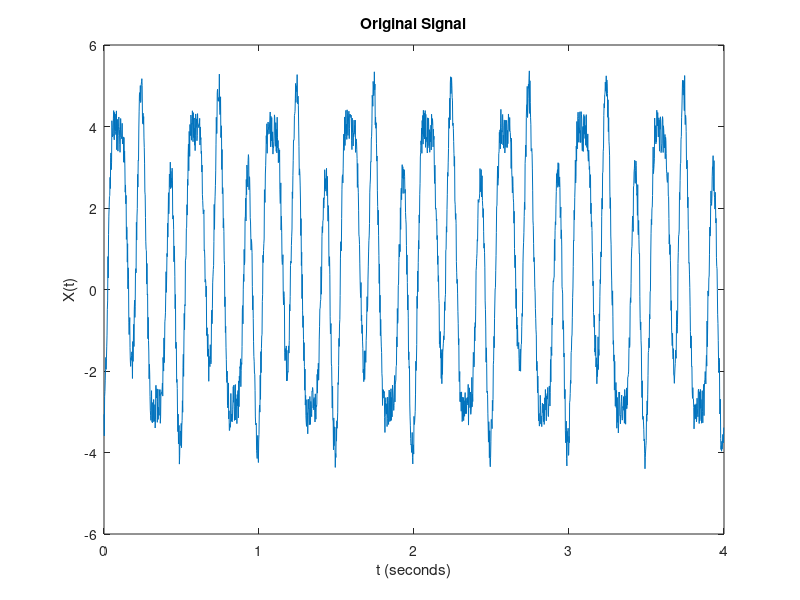
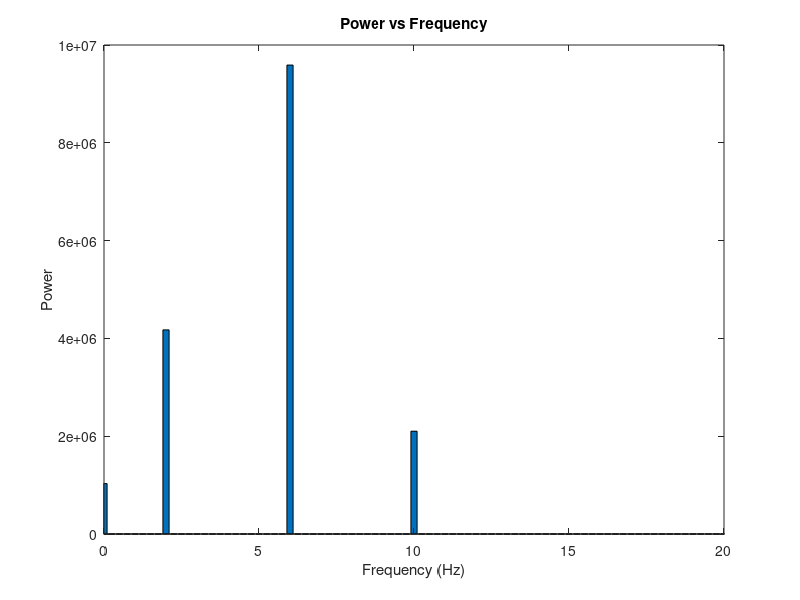
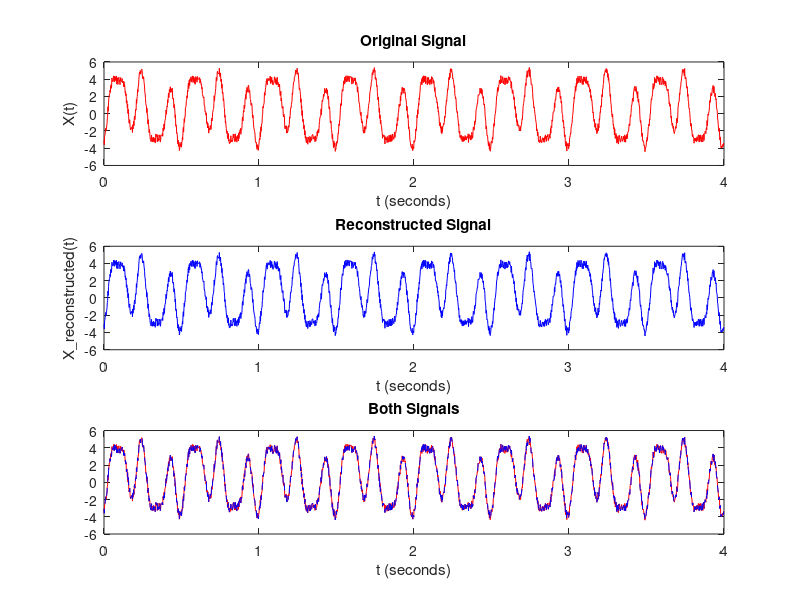
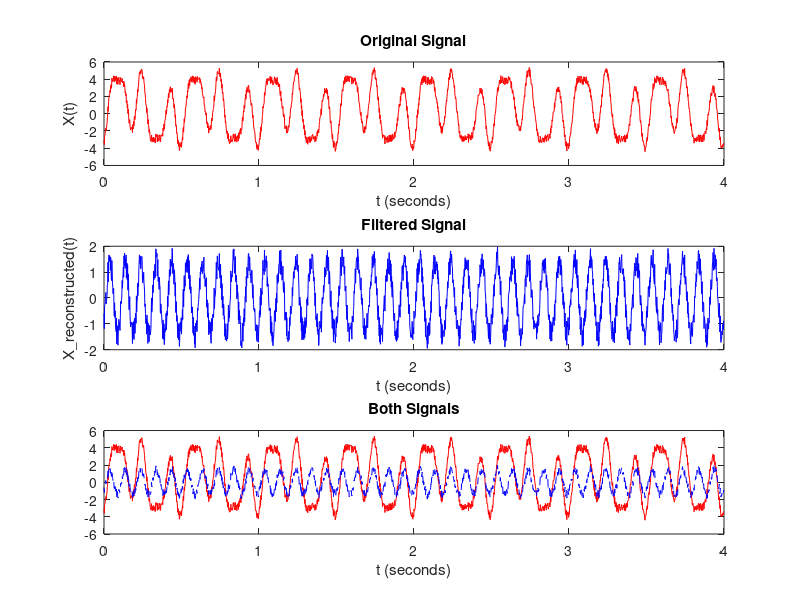

The MATLAB script that drew these images, in order:
clear;
clc;

%%  note: mention t (from 0 to T) vs. x (from 0 to 1)
%% -- let's continue with ALL frequencies and use Matrix multiplication
% Create the Signal again:
% Define the parameters
SR = 512;             % Sampling frequency
dT = 1/SR;            % Sampling period
N = 2048;             % Length of signal 
n = 0:N-1;            % Sample indices
t = n*dT;             % Time vector
x = (0:N-1) ./ N;      % Sample vector runs from 0 to 1
% Create a simple signal (sum of sine waves)
X = 2*sin(2 * pi * 2 * n / SR) + sin(2 * pi * 10 * n / SR) + ...
    3*cos(2 * pi * 6 * n / SR + pi) ... 
    + cos(2 * pi * 10 * n / SR + pi) + rand(1, N); % cosine has a phase offset of pi

% Plot the signal
figure;
plot(t, X);
title('Original Signal');
xlabel('t (seconds)');
ylabel('X(t)');

%% Here we compute the DFT Manually:
% Compute the DFT Matrix
% initialize a zero-matrix 
W_dft = zeros(N,N);
% fill the matrix by looping over frequencies
for k = 0:N-1
    % note that using the sample vector x instead of t defines frequencies
    % as repetitions in the whole segment
    W_dft(k+1,:) =  exp(-1i * 2 * pi * k * x); 
end
% here we compute all the inner products in one go (each row is a frequency)
X_dft = W_dft * X';


% now we compute the power of our complex Fourier coefficients
power = real(X_dft).^2 + imag(X_dft).^2; % NOTE: this is elementwise .^

% for the correct frequency axis, we need to rescale to 1/second (Hertz)
frequencies = [0:N-1] .* (SR / N);

figure
% Plot the barplot of power versus frequency (we only plot up to Nyquist
% frequency. Everything above is mirrored.)
bar(frequencies(1:N/2), power(1:N/2))
xlabel('Frequency (Hz)')
ylabel('Power')
title('Power vs Frequency');
xlim([0 20])
% ===> Note: Explain the zero-frequency
%% Next, we compute the inverse DFT Manually:

% initialize matrix
W_idft = zeros(N,N);
% Fill (now we will sum across frequencies to get time). Note that this is
% almost the same formula, only i becomes positive now (i.e., this is the
% conjugate)
for n = 0:N-1
    W_idft(n+1,:) =  exp(1i * 2 * pi * (0:N-1) *  n/ N);
end

X_idft = W_idft*X_dft;

% we note that W_idft is simply the conjugate of W_dft so instead, we 
% multiply with the conjugate from the left (summing over frequencies)

X_idft = (conj(W_dft)*X_dft)/N;
%%
%Compare the Original and Reconstructed Signals:
% Plot both signals for comparison. We can now shift between representing
% our signal in the time domain and in the frequency domain. 
figure;
subplot(3,1,1);
plot(t, X, 'r');
title('Original Signal');
xlabel('t (seconds)');
ylabel('X(t)');

subplot(3,1,2);
plot(t, X_idft, 'b');
title('Reconstructed Signal');
xlabel('t (seconds)');
ylabel('X\_reconstructed(t)');

subplot(3,1,3);
plot(t, X, 'r');
hold on;
plot(t, X_idft, 'b--');
title('Both Signals');
xlabel('t (seconds)');
xlabel('t (seconds)');

%% HOMEWORK FROM LAST WEEK
%% compute the Inverse DFT, but set the low frequencies to 0:
W_idft = conj(W_dft);
X_dft_filt = X_dft;
X_dft_filt(1:36) = 0;
X_dft_filt(N-36:N) = 0; % set the negative frequencies to 0 as well
% 
% alternatively, we could set our W_inv to zero and not consider those 
% frequencies in the reconstruction 
%-------
% W_idft(:, 1:36) = 0 + 1i*0;
% % the high frequencies are mirrored
% W_idft(:, N-36:N) = 0 + 1i*0;
%-------

X_idft_filtered = (W_idft*X_dft_filt)/N;

%% Compare the Original and Reconstructed Signals:
% Plot both signals for comparison
figure;
subplot(3,1,1);
plot(t, X, 'r');
title('Original Signal');
xlabel('t (seconds)');
ylabel('X(t)');

subplot(3,1,2);
plot(t, X_idft_filtered, 'b');
title('Filtered Signal');
xlabel('t (seconds)');
ylabel('X\_reconstructed(t)');


subplot(3,1,3);
plot(t, X, 'r');
hold on;
plot(t, X_idft_filtered, 'b--');
title('Both Signals');
xlabel('t (seconds)');

%%  ==> we have now high-pass filtered our data.
% We will soon see that this is not the ideal way to filter our data

%% how does non-stationarity affect the DFT?
SR = 512;             % Sampling frequency
dT = 1/SR;            % Sampling period
N = 2048;             % Length of signal 
n = 0:N-1;            % Sample indices
t = n*dT;             % Time vector
x = (0:N-1) ./ N;      % Sample vector runs from 0 to 1



% make an oscillation with changing amplitude
f_ns = 6; % Frequency of the non-stationary signal
decay = exp(-n/(N/4)); % Exponential decay function
X_6 = 4 * 3*cos(2 * pi * f_ns * n / SR);
ns_X = (decay .* X_6);
% Plot the signal
figure;
plot(t, ns_X);
title('Non-stationary Signal');
xlabel('t (seconds)');
ylabel('X(t)');

% For comparison, we create the same signal as before
X = 2*sin(2 * pi * 2 * n / SR) + sin(2 * pi * 10 * n / SR) + ...
    3*cos(2 * pi * 6 * n / SR + pi) ... 
    + cos(2 * pi * 10 * n / SR + pi) + rand(1, N); % cosine has a phase offset of pi


% here we change our 6Hz cosine for the non-stationary data
X_ns = 2*sin(2 * pi * 2 * n / SR) + sin(2 * pi * 10 * n / SR) + ...
    ns_X ... 
    + cos(2 * pi * 10 * n / SR + pi) + rand(1, N); % cosine has a phase offset of pi

%%
% Plot the signals
figure;
subplot(211)
plot(t, X);
title('Previous Signal');
xlabel('t (seconds)');
ylabel('X(t)');

subplot(212)
plot(t, X_ns);
title('Non-stationary Signal');
xlabel('t (seconds)');
ylabel('X(t)');
%% Here we compute the DFT Manually:
% Compute the DFT Matrix
% initialize a zero-matrix 
W_dft = zeros(N,N);
% fill the matrix by looping over frequencies
for k = 0:N-1
    % note that using the sample vector x instead of t defines frequencies
    % as repetitions in the whole segment
    W_dft(k+1,:) =  exp(-1i * 2 * pi * k * x); 
end
% here we compute all the inner products in one go (each row is a frequency)
X_dft = W_dft * X';

% here we compute the power of the non-stationary signal
X_dft_ns = W_dft * X_ns';

% now we compute the power of our complex Fourier coefficients
power = real(X_dft).^2 + imag(X_dft).^2; % NOTE: this is elementwise .^

power_ns = real(X_dft_ns).^2 + imag(X_dft_ns).^2; % NOTE: this is elementwise .^

% for the correct frequency axis, we need to rescale to 1/second (Hertz)
frequencies = [0:N-1] .* (SR / N);

figure;
subplot(211);
% Plot the barplot of power versus frequency (we only plot up to Nyquist
% frequency. Everything above is mirrored.)
bar(frequencies(1:N/2), power(1:N/2))
xlabel('Frequency (Hz)')
ylabel('Power')
title('Power vs Frequency');
xlim([0 20])

subplot(212);
% Plot the barplot of power versus frequency (we only plot up to Nyquist
% frequency. Everything above is mirrored.)
bar(frequencies(1:N/2), power_ns(1:N/2))
xlabel('Frequency (Hz)')
ylabel('Power')
title('Power vs Frequency');
xlim([0 20])

%% SLIDES (break first)

%% %%%%%%%%%%%%%%%%%%%%%%%%%%%%%%%%%%%%%%%%%%%%%%%%%%%%%%%%%%%%%%%%%%%%%%%%
%%%%%%%%%%%%%%%%%%%       CONVOLUTION              %%%%%%%%%%%%%%%%%%%%%%%%
%%%%%%%%%%%%%%%%%%%%%%%%%%%%%%%%%%%%%%%%%%%%%%%%%%%%%%%%%%%%%%%%%%%%%%%%%%%

% EDGE DETECTION (important for finding triggers)
% Define the signal and the kernel
signal = [zeros(1,512), ones(1,512), zeros(1,512)];
kernel = [1, 0, -1]; % Example of a simple edge-detection kernel

% Perform convolution
convolved_signal = conv(signal, kernel, 'same');

% Plot the original signal and the convolved signal
figure;
subplot(2,1,1);
plot(signal, 'r');
title('Original Signal');
xlabel('Sample Index');
ylabel('Amplitude');

subplot(2,1,2);
plot(convolved_signal, 'b');
title('Convolved Signal');
xlabel('Sample Index');
ylabel('Amplitude');

%% %%%%%%%%%%%%%%%%%%%%%%%%%%%%%%%%%%%%%%%%%%%%%%%%%%%%%%%%%%%%%%%%%%%%%%%%
%%%%%%%%%%%%%%%%%%%       FILTER KERNELS           %%%%%%%%%%%%%%%%%%%%%%%%
%%%%%%%%%%%%%%%%%%%%%%%%%%%%%%%%%%%%%%%%%%%%%%%%%%%%%%%%%%%%%%%%%%%%%%%%%%%

% Play with different filter kernels
low_pass_kernel = ones(1, 5) / 5; % Simple moving average filter
high_pass_kernel = [-1, -1, 4, -1, -1]; % Example of a simple high-pass filter

% Create a Gaussian filter manually
sigma = 1; % Standard deviation
kernel_size = 51; % Size of the kernel
t = linspace(-2, 2, kernel_size);
gaussian_kernel = exp(-t.^2 / (2 * sigma^2));
gaussian_kernel = gaussian_kernel / sum(gaussian_kernel); % Normalize

% Apply the low-pass filter
filtered_signal_low = conv(signal, low_pass_kernel, 'same');

% Apply the high-pass filter
filtered_signal_high = conv(signal, high_pass_kernel, 'same');

% Apply the Gaussian filter
filtered_signal_gaussian = conv(signal, gaussian_kernel, 'same');

% Plot the original and filtered signals
figure;
subplot(5,1,1);
plot(signal, 'r');
title('Original Signal');
xlabel('Sample Index');
ylabel('Amplitude');
ylim([-1 2]);
xlim([1 length(signal)]);

subplot(5,1,2);
plot(filtered_signal_low, 'b');
title('Low-Pass Filtered Signal');
xlabel('Sample Index');
ylabel('Amplitude');
ylim([-1 2])
xlim([1 length(signal)])
subplot(5,1,3);
plot(filtered_signal_high, 'g');
title('High-Pass Filtered Signal');
xlabel('Sample Index');
ylabel('Amplitude');
ylim([-1 2])
xlim([1 length(signal)])

subplot(5,1,4);

plot(gaussian_kernel, 'm');
title('Gaussian Kernel');
xlabel('Sample Index');
ylabel('Amplitude');
xlim([-100 length(gaussian_kernel)+100])

subplot(5,1,5);
plot(filtered_signal_gaussian, 'm');
title('Gaussian Filtered Signal');
xlabel('Sample Index');
ylabel('Amplitude');
ylim([-1 2])
xlim([1 length(signal)])
%% convolution in time is multiplication in frequency:

conv_length = length(signal) + length(gaussian_kernel) -1;
x=fft(signal,conv_length);
y=fft(gaussian_kernel,conv_length);
y_ifft = ifft(x.*y);
y_conv = conv(signal,gaussian_kernel, 'same');


subplot(5,1,1);
plot(signal, 'r');
title('Original Signal');
xlabel('Sample Index');
ylabel('Amplitude');
ylim([-1 2]);
xlim([1 length(signal)]);

subplot(5,1,2);
plot(gaussian_kernel, 'm');
title('Gaussian Kernel');
xlabel('Sample Index');
ylabel('Amplitude');
xlim([-100 length(gaussian_kernel)+100])

subplot(5,1,3);
plot(y_conv, 'r');
title('Gaussian Filtered Signal (convolution)');
xlabel('Sample Index');
ylabel('Amplitude');
ylim([-1 2])
xlim([1 length(signal)]);

subplot(5,1,4);
plot(y_ifft(...
    ceil(length(...
    gaussian_kernel)/2)+1 ... 
    :length(y_conv)+floor(length(gaussian_kernel)/2)), 'b');
title('Gaussian Filtered Signal (multiplication in frequency)');
xlabel('Sample Index');
ylabel('Amplitude');
ylim([-1 2])
xlim([1 length(signal)]);

subplot(5,1,5);
plot(y_conv, 'r'); hold on;
title('Gaussian Filtered Signal (convolution)');
plot(y_ifft(...
    ceil(length(...
    gaussian_kernel)/2)+1 ... 
    :length(y_conv)+floor(length(gaussian_kernel)/2)), 'b--');
title('Comparison');
xlabel('Sample Index');
ylabel('Amplitude');
ylim([-1 2])
xlim([1 length(signal)])


%% %%%%%%%%%%%%%%%%%%%%%%%%%%%%%%%%%%%%%%%%%%%%%%%%%%%%%%%%%%%%%%%%%%%%%%%%
%%%%%%%%%%%%%%%%%%%       MORLET WAVELETS          %%%%%%%%%%%%%%%%%%%%%%%%
%%%%%%%%%%%%%%%%%%%%%%%%%%%%%%%%%%%%%%%%%%%%%%%%%%%%%%%%%%%%%%%%%%%%%%%%%%%

% Define the parameters for the Morlet wavelet
f0 = 6; % Central frequency of the wavelet
SR = 100;
sigma = 1; % Standard deviation of the Gaussian window
t = -5:1/SR:5; % Time vector
N_ml = length(t);

% Create the Morlet wavelet (%frequency based on time)
A = 1 / (sqrt(sigma * sqrt(pi)) * sqrt(f0)); % amplitude scaling for the frequency-specific Morlet wavelet
morlet_wavelet = A*exp(2 * 1i * pi * f0 * t) .* exp(-t.^2 / (2 * sigma^2));

figure;
subplot(3,1,1);
title('Cosine (real part of complex exponential)');
xlabel('Sample Index');
ylabel('Amplitude');
plot( t,real(exp(2 * 1i * pi * f0 * t)))
xlim([t(1) t(end)]);
subplot(3,1,2);
title('Gaussian');
xlabel('Sample Index');
ylabel('Amplitude');
plot( t,exp(-t.^2 / (2 * sigma^2)));
xlim([t(1) t(end)]);
subplot(3,1,3);
title('Wavelet (real part)');
xlabel('Sample Index');
ylabel('Amplitude');
plot( t,real(morlet_wavelet));
xlim([t(1) t(end)]);

%%
% Plot the Morlet wavelet and the transformed signal
figure;
subplot(3,1,1);

plot(signal, 'r');
title('Original Signal');
xlabel('Sample Index');
ylabel('Amplitude');
ylim([-1 2]);
xlim([1 length(signal)]);


% Apply the Morlet wavelet to the signal (convolution)
wavelet_transformed_signal = conv(signal, morlet_wavelet, 'same');

subplot(3,1,2);
plot3(t, real(morlet_wavelet), imag(morlet_wavelet), 'r');
title('Morlet Wavelet');
xlabel('Time (seconds)');
ylabel('Amplitude');
legend('Real Part', 'Imaginary Part');

subplot(3,1,3);
plot3([1:length(signal)], real(wavelet_transformed_signal), ...
    imag(wavelet_transformed_signal), 'b');

title('Wavelet Transformed Signal');
xlabel('Sample Index');
ylabel('Amplitude');
%% NOW WE WANT TO CONVOLVE an impulse function with OUR WAVELET 

impulseX = zeros([1 5000]);

impulseX(2501) = 1;

y_conv = conv(impulseX, morlet_wavelet, 'same');

figure;
subplot(211);
plot(real(morlet_wavelet));
subplot(212);
plot(real(y_conv));

%% create X again
N = 5000;
n = 0:N-1;            % Sample indices

f_ns = 6; % Frequency of the non-stationary signal 

% narrow gaussian window shifted by 10 seconds 
gaussian_window = exp(-0.5 * (([-(N-1)/2-10*SR:(N-1)/2-10*SR] ./ (N/12)).^2));
%normalized to Area of 1
gaussian_window_norm = gaussian_window./sum(gaussian_window);
% modulated 6 Hz oscillaiton
X_6 = 800 * cos(2 * pi * f_ns * n / SR);
ns_X = (gaussian_window_norm .* X_6);
% x = (0:N-1) ./ N;     
X = 1*sin(2 * pi * 2 * n / SR) + sin(2 * pi * 10 * n / SR) + ...
    ns_X ... 
    + cos(2 * pi * 10 * n / SR + pi) + rand(1, N); % cosine has a phase offset of pi
figure;
subplot(211);
title('non-stationary part')
plot(ns_X);
subplot(212);
plot(X);
title('combined signal')

xlim([0 N]);
%% what is the frequency spectrum of our wavelet?

% get the correct frequency axis
frequencies = SR*(0:(length(morlet_wavelet)-1)/2)/length(morlet_wavelet); %[0:N-1] .* (SR / N);
morlet_fft = fft(morlet_wavelet);

% Compute the power spectrum
power = real(morlet_fft).^2 + imag(morlet_fft).^2; % 


figure;
% Plot the barplot of power versus frequency (we only plot up to Nyquist
% frequency. Everything above is mirrored.)
bar(frequencies, power(1:(length(morlet_wavelet)-1)/2+1))
xlabel('Frequency (Hz)')
ylabel('Power')
title('Power spectrum of Morlet Wavelet');
xlim([0 20]);
%% what is the frequency spectrum of our data?

% get the correct frequency axis
frequencies = SR*(0:(N-1)/2)/N; %[0:N-1] .* (SR / N);
X_fft = fft(X);

% Compute the two-sided spectrum P2. Then compute the single-sided spectrum P1.
powerX = real(X_fft).^2 + imag(X_fft).^2; % 


figure;
% Plot the barplot of power versus frequency (we only plot up to Nyquist
% frequency. Everything above is mirrored.)
bar(frequencies, powerX(1:(N/2)))
xlabel('Frequency (Hz)')
ylabel('Power')
title('Power spectrum of original data');
xlim([0 15]);
%% now filter

conv_length = length(X) + length(morlet_wavelet) -1;

X_morlet_filtered = ifft(fft(morlet_wavelet, conv_length).*fft(X,conv_length)); % each fft is padded with zeros
X_morlet_convolved = conv(X, morlet_wavelet, 'same'); % left fft is padded with zeros
%%
figure;
subplot(411);
plot(n / SR,X,'r');
xlabel('time');
title('combined signal')
xlim([0 N/SR])
subplot(412);
plot(n / SR,real(X_morlet_filtered(501:end-500)),'r');
xlim([0 N/SR])
xlabel('time');
title('Morlet filtered (FFT)')
subplot(413);
plot(n / SR,real(X_morlet_convolved),'b');
xlim([0 N/SR])
xlabel('time');
title('Morlet filtered (Conv)')
subplot(414);
plot(n / SR,real(X_morlet_filtered(501:end-500)),'r'); hold on;
plot(n / SR,real(X_morlet_convolved),'b--');
xlim([0 N/SR])
xlabel('time');
title('Both')
%% what is the frequency spectrum of our filtered data?

% get the correct frequency axis
frequencies = SR*(0:(N-1)/2)/N; %[0:N-1] .* (SR / N);
X_fft = fft(X_morlet_convolved);

% Compute the two-sided spectrum P2. Then compute the single-sided spectrum P1.
powerX = real(X_fft).^2 + imag(X_fft).^2; % 


figure;
% Plot the barplot of power versus frequency (we only plot up to Nyquist
% frequency. Everything above is mirrored.)
bar(frequencies, powerX(1:(N/2)))
xlabel('Frequency (Hz)')
ylabel('Power')
title('Power Spectrum of Wavelet-filtered data');
xlim([0 15]);

%% Practice (HOMEWORK) 
% create a Morlet wavelet at 10Hz and at 15Hz.
% convolve your EEG data with a Morlet wavelet
% add a spike to your EEG data by setting a random value to the value
% 10,000
% what happens after you convolve your EEG with the morlet wavelet?